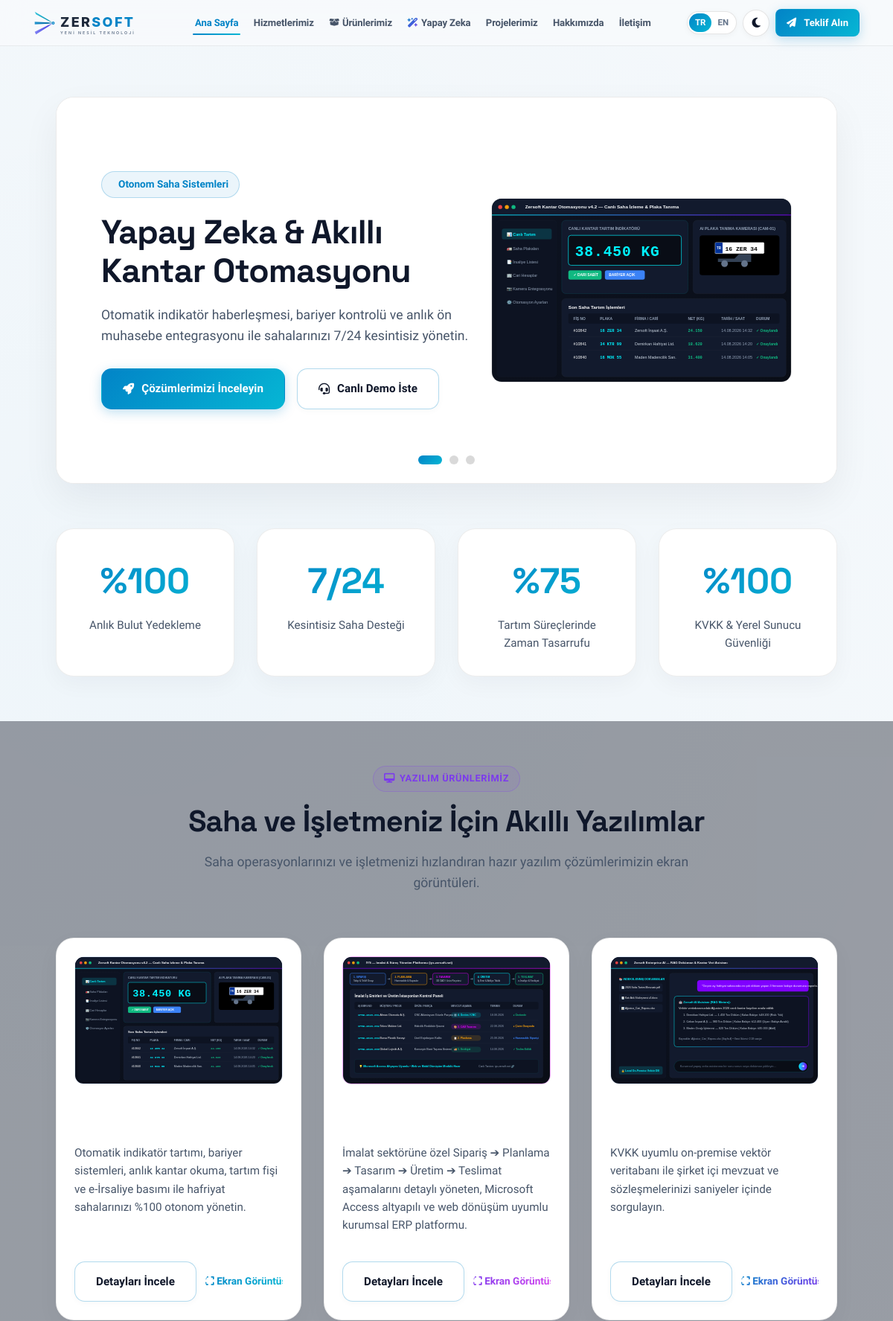
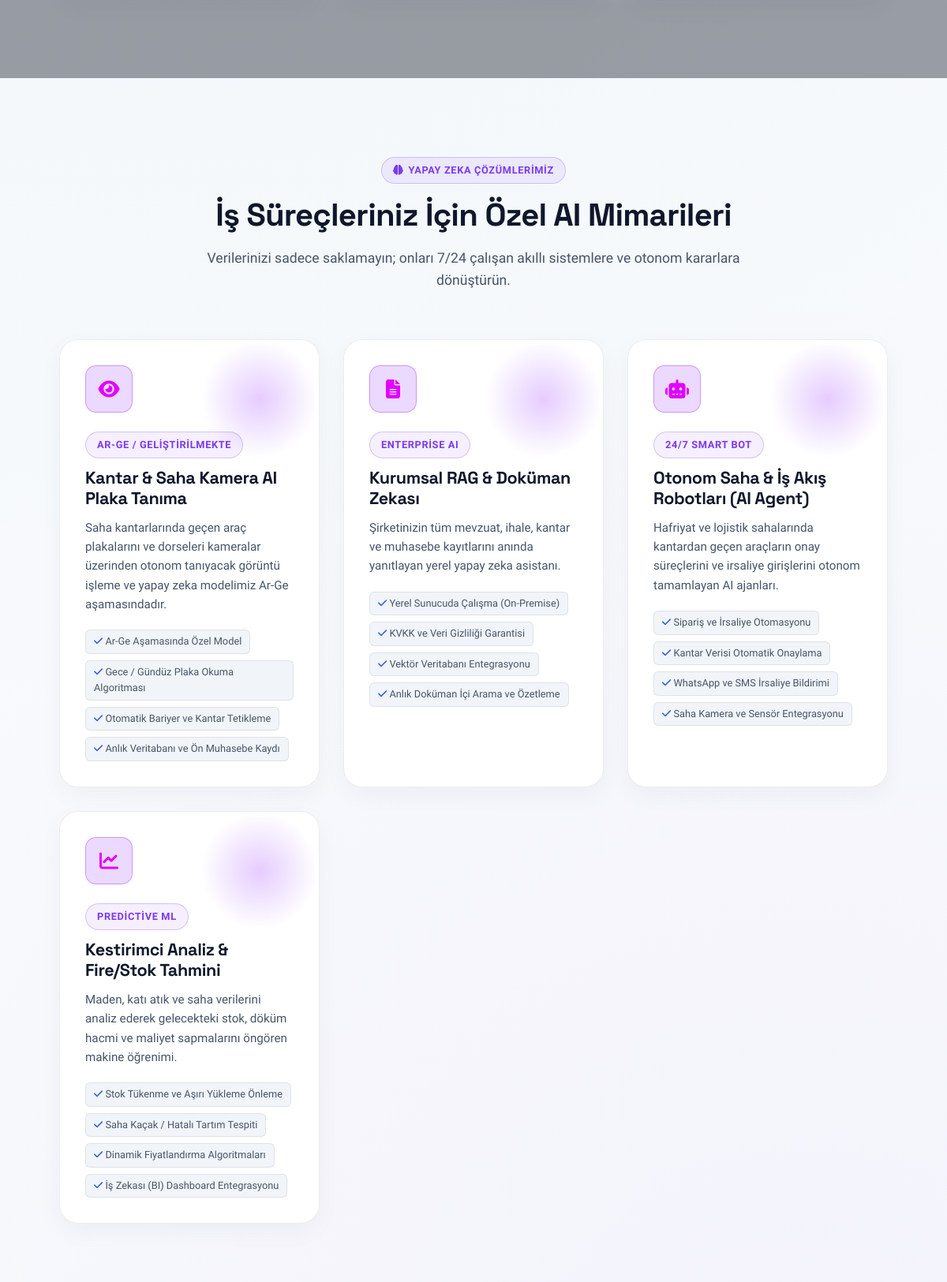
The page / (upper part) on the database its author committed (2 pictures, top to bottom).
### tables this page shows
CREATE TABLE IF NOT EXISTS `ai_solutions` (
  `id` INT AUTO_INCREMENT PRIMARY KEY,
  `title` VARCHAR(150) NOT NULL,
  `badge_text` VARCHAR(50) DEFAULT 'AI Powered',
  `summary` TEXT NOT NULL,
  `features_json` TEXT NOT NULL,
  `icon` VARCHAR(50) DEFAULT 'fa-microchip',
  `sort_order` INT DEFAULT 0,
  `created_at` DATETIME DEFAULT CURRENT_TIMESTAMP
);

### includes/lang.php (called while the page is built, shortened)
<?php
if (isset($_GET['lang']) && in_array($_GET['lang'], ['tr', 'en'])) {
    $currentLang = $_GET['lang'];
    $_SESSION['lang'] = $currentLang;
    setcookie('zersoft_lang', $currentLang, time() + (86400 * 30), '/');
} else {
    $currentLang = $_SESSION['lang'] ?? $_COOKIE['zersoft_lang'] ?? 'tr';
}
function __($key, $default = '') {
    global $currentLang, $translations;
    if (isset($translations[$currentLang][$key])) {
        return $translations[$currentLang][$key];
    }
    return !empty($default) ? $default : $key;
}

### includes/functions.php (called while the page is built, shortened)
<?php
require_once __DIR__ . '/../config/database.php';
function sanitize($data) {
    return htmlspecialchars(trim((string)$data), ENT_QUOTES, 'UTF-8');
}
function getAISolutions($limit = null) {
    global $db;
    try {
        $sql = "SELECT * FROM ai_solutions ORDER BY sort_order ASC, id ASC";
        if ($limit !== null) {
            $sql .= " LIMIT " . (int)$limit;
        }
        $stmt = $db->query($sql);
        return $stmt->fetchAll();
    } catch (Exception $e) {
        return [];
    }
}

### index.php (the view, shortened to what this page needs)
<?php
require_once __DIR__ . '/includes/header.php';
$aiSolutions = getAISolutions(4);
?>
<section style="padding: 30px 0 0 0;">
  <div class="container">
    <div class="hero-slider">
      <div class="slide active">
        <div class="slide-content">
          <span class="slide-badge"><i class="fa-solid fa-sparkles"></i> <?php echo __('slide1_badge'); ?></span>
          <h1 class="slide-title"><?php echo __('slide1_title'); ?></h1>
          <p class="slide-desc"><?php echo __('slide1_desc'); ?></p>
          <div class="slide-actions">
            <a href="products.php" class="btn btn-primary"><i class="fa-solid fa-rocket"></i> <?php echo __('slide1_btn1'); ?></a>
            <a href="contact.php" class="btn btn-outline"><i class="fa-solid fa-headset"></i> <?php echo __('slide1_btn2'); ?></a>
          </div>
        </div>
        <div class="slide-visual">
          <a href="assets/images/kantar-preview.svg" class="lightbox-trigger" data-caption="<?php echo __('prod_kantar_title'); ?>">
            <img src="assets/images/kantar-preview.svg" alt="<?php echo __('prod_kantar_title'); ?>">
          </a>
        </div>
      </div>
      <div class="slider-dots"></div>
    </div>
  </div>
</section>
<section style="padding: 20px 0 60px 0;">
  <div class="container">
    <div class="stats-grid">
      <div class="glass-card stat-card">
        <div class="stat-number">%100</div>
        <div class="stat-label"><?php echo __('stat_backup'); ?></div>
      </div>
      <div class="glass-card stat-card">
        <div class="stat-number">7/24</div>
        <div class="stat-label"><?php echo __('stat_support'); ?></div>
      </div>
      <div class="glass-card stat-card">
        <div class="stat-number">%75</div>
        <div class="stat-label"><?php echo __('stat_time'); ?></div>
      </div>
      <div class="glass-card stat-card">
        <div class="stat-number">%100</div>
        <div class="stat-label"><?php echo __('stat_security'); ?></div>
      </div>
    </div>
  </div>
</section>
<section style="padding: 60px 0 100px 0; background: rgba(13, 19, 34, 0.4);">
  <div class="container">
    <div class="section-header">
      <span class="badge badge-ai"><i class="fa-solid fa-desktop"></i> <?php echo __('section_products_badge'); ?></span>
      <h2><?php echo __('section_products_title'); ?></h2>
      <p><?php echo __('section_products_sub'); ?></p>
    </div>
    <div style="display: grid; grid-template-columns: repeat(auto-fit, minmax(320px, 1fr)); gap: 30px;">
      <div class="glass-card" style="padding: 24px; display: flex; flex-direction: column;">
        <a href="assets/images/kantar-preview.svg" class="lightbox-trigger" data-caption="<?php echo __('prod_kantar_title'); ?>">
          <img src="assets/images/kantar-preview.svg" alt="<?php echo __('prod_kantar_title'); ?>" style="border-radius: 12px; margin-bottom: 20px; border: 1px solid var(--border-glow);">
        </a>
        <h3 style="font-size: 1.3rem; margin-bottom: 10px; color: #fff;"><?php echo __('prod_kantar_title'); ?></h3>
        <p style="color: var(--text-muted); font-size: 0.95rem; margin-bottom: 20px; flex-grow: 1;"><?php echo __('prod_kantar_desc'); ?></p>
        <div style="display:flex; justify-content:space-between; align-items:center; gap:12px; margin-top:auto; padding-top: 15px; border-top: 1px solid rgba(255,255,255,0.05);">
          <a href="products.php" class="btn btn-outline btn-sm" style="white-space:nowrap; flex-shrink:0;"><?php echo __('btn_details'); ?></a>
          <a href="assets/images/kantar-preview.svg" class="lightbox-trigger text-gradient" style="font-weight:700; font-size:0.85rem; white-space:nowrap;"><i class="fa-solid fa-expand"></i> <?php echo __('btn_preview'); ?> 🔍</a>
        </div>
      </div>
      <div class="glass-card" style="padding: 24px; display: flex; flex-direction: column;">
        <a href="assets/images/iys-preview.svg" class="lightbox-trigger" data-caption="<?php echo __('prod_iys_title'); ?>">
          <img src="assets/images/iys-preview.svg" alt="<?php echo __('prod_iys_title'); ?>" style="border-radius: 12px; margin-bottom: 20px; border: 1px solid rgba(225,0,255,0.3);">
        </a>
        <h3 style="font-size: 1.3rem; margin-bottom: 10px; color: #fff;"><?php echo __('prod_iys_title'); ?></h3>
        <p style="color: var(--text-muted); font-size: 0.95rem; margin-bottom: 20px; flex-grow: 1;"><?php echo __('prod_iys_desc'); ?></p>
        <div style="display:flex; justify-content:space-between; align-items:center; gap:12px; margin-top:auto; padding-top: 15px; border-top: 1px solid rgba(255,255,255,0.05);">
          <a href="iys.php" class="btn btn-outline btn-sm" style="white-space:nowrap; flex-shrink:0;"><?php echo __('btn_details'); ?></a>
          <a href="assets/images/iys-preview.svg" class="lightbox-trigger text-gradient-accent" style="font-weight:700; font-size:0.85rem; white-space:nowrap;"><i class="fa-solid fa-expand"></i> <?php echo __('btn_preview'); ?> 🔍</a>
        </div>
      </div>
      <div class="glass-card" style="padding: 24px; display: flex; flex-direction: column;">
        <a href="assets/images/ai-rag-preview.svg" class="lightbox-trigger" data-caption="<?php echo __('slide3_title'); ?>">
          <img src="assets/images/ai-rag-preview.svg" alt="<?php echo __('slide3_title'); ?>" style="border-radius: 12px; margin-bottom: 20px; border: 1px solid var(--border-glow);">
        </a>
        <h3 style="font-size: 1.3rem; margin-bottom: 10px; color: #fff;"><?php echo __('slide3_title'); ?></h3>
        <p style="color: var(--text-muted); font-size: 0.95rem; margin-bottom: 20px; flex-grow: 1;"><?php echo __('slide3_desc'); ?></p>
        <div style="display:flex; justify-content:space-between; align-items:center; gap:12px; margin-top:auto; padding-top: 15px; border-top: 1px solid rgba(255,255,255,0.05);">
          <a href="ai-solutions.php" class="btn btn-outline btn-sm" style="white-space:nowrap; flex-shrink:0;"><?php echo __('btn_details'); ?></a>
          <a href="assets/images/ai-rag-preview.svg" class="lightbox-trigger text-gradient-ai" style="font-weight:700; font-size:0.85rem; white-space:nowrap;"><i class="fa-solid fa-expand"></i> <?php echo __('btn_preview'); ?> 🔍</a>
        </div>
      </div>
    </div>
  </div>
</section>
<section class="ai-solutions-section">
  <div class="container">
    <div class="section-header">
      <span class="badge badge-ai"><i class="fa-solid fa-brain"></i> <?php echo __('section_ai_badge'); ?></span>
      <h2><?php echo __('section_ai_title'); ?></h2>
      <p><?php echo __('section_ai_sub'); ?></p>
    </div>
    <div class="features-grid">
      <?php foreach ($aiSolutions as $ai): ?>
        <?php $features = json_decode($ai['features_json'] ?? '[]', true); ?>
        <div class="glass-card ai-solution-card">
          <div class="feature-icon-wrapper" style="background: rgba(127, 0, 255, 0.15); color: #e100ff; border-color: rgba(127, 0, 255, 0.3);">
            <i class="fa-solid <?php echo sanitize($ai['icon']); ?>"></i>
          </div>
          <span class="badge badge-ai" style="margin-bottom: 12px;"><?php echo sanitize($ai['badge_text']); ?></span>
          <h3 class="feature-title"><?php echo sanitize($ai['title']); ?></h3>
          <p class="feature-desc"><?php echo sanitize($ai['summary']); ?></p>
          <?php if (!empty($features)): ?>
            <div class="feature-tags">
              <?php foreach ($features as $feat): ?>
                <span class="tag"><i class="fa-solid fa-check text-gradient-ai"></i> <?php echo sanitize($feat); ?></span>
              <?php endforeach; ?>
            </div>
          <?php endif; ?>
        </div>
      <?php endforeach; ?>
    </div>
  </div>
</section>
<?php require_once __DIR__ . '/includes/footer.php'; ?>

### rows shown on the page
ai_solutions: badge_text "AR-GE / GELIŞTIRILMEKTE", title "Kantar & Saha Kamera AI Plaka Tanıma", summary "Saha kantarlarında geçen araç plakalarını ve dorseleri kameralar üzerinden otonom tanıyacak görüntü işleme ve yapay zeka modelimiz Ar-Ge aşamasındadır.", features_json "Ar-Ge Aşamasında Özel Model", features_json "Gece / Gündüz Plaka Okuma Algoritması", features_json "Otomatik Bariyer ve Kantar Tetikleme", features_json "Anlık Veritabanı ve Ön Muhasebe Kaydı"
ai_solutions: badge_text "ENTERPRISE AI", title "Kurumsal RAG & Doküman Zekası", summary "Şirketinizin tüm mevzuat, ihale, kantar ve muhasebe kayıtlarını anında yanıtlayan yerel yapay zeka asistanı.", features_json "Yerel Sunucuda Çalışma (On-Premise)", features_json "KVKK ve Veri Gizliliği Garantisi", features_json "Vektör Veritabanı Entegrasyonu", features_json "Anlık Doküman İçi Arama ve Özetleme"
ai_solutions: badge_text "24/7 SMART BOT", title "Otonom Saha & İş Akış Robotları (AI Agent)", summary "Hafriyat ve lojistik sahalarında kantardan geçen araçların onay süreçlerini ve irsaliye girişlerini otonom tamamlayan AI ajanları.", features_json "Sipariş ve İrsaliye Otomasyonu", features_json "Kantar Verisi Otomatik Onaylama", features_json "WhatsApp ve SMS İrsaliye Bildirimi", features_json "Saha Kamera ve Sensör Entegrasyonu"
ai_solutions: badge_text "PREDICTIVE ML", title "Kestirimci Analiz & Fire/Stok Tahmini", summary "Maden, katı atık ve saha verilerini analiz ederek gelecekteki stok, döküm hacmi ve maliyet sapmalarını öngören makine öğrenimi.", features_json "Stok Tükenme ve Aşırı Yükleme Önleme", features_json "Saha Kaçak / Hatalı Tartım Tespiti", features_json "Dinamik Fiyatlandırma Algoritmaları", features_json "İş Zekası (BI) Dashboard Entegrasyonu"

### other values the page prints
__('nav_home') "Ana Sayfa"
__('nav_services') "Hizmetlerimiz"
__('nav_products') "Ürünlerimiz"
__('nav_ai') "Yapay Zeka"
__('nav_portfolio') "Projelerimiz"
__('nav_about') "Hakkımızda"
__('nav_contact') "İletişim"
__('nav_get_quote') "Teklif Alın"
__('slide1_badge') "Otonom Saha Sistemleri"
__('slide1_title') "Yapay Zeka & Akıllı Kantar Otomasyonu"
__('slide1_desc') "Otomatik indikatör haberleşmesi, bariyer kontrolü ve anlık ön muhasebe entegrasyonu ile sahalarınızı 7/24 kesintisiz yönetin."
__('slide1_btn1') "Çözümlerimizi İnceleyin"
__('slide1_btn2') "Canlı Demo İste"
__('stat_backup') "Anlık Bulut Yedekleme"
__('stat_support') "Kesintisiz Saha Desteği"
